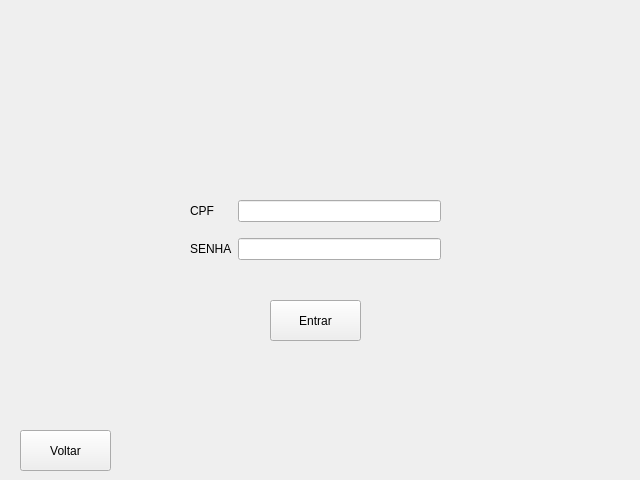
<?xml version="1.0" encoding="UTF-8"?>
<ui version="4.0">
 <class>MainWindow</class>
 <widget class="QMainWindow" name="MainWindow">
  <property name="geometry">
   <rect>
    <x>0</x>
    <y>0</y>
    <width>640</width>
    <height>480</height>
   </rect>
  </property>
  <property name="windowTitle">
   <string>Login</string>
  </property>
  <property name="animated">
   <bool>true</bool>
  </property>
  <widget class="QWidget" name="centralwidget">
   <widget class="QPushButton" name="pushButton">
    <property name="geometry">
     <rect>
      <x>270</x>
      <y>300</y>
      <width>91</width>
      <height>41</height>
     </rect>
    </property>
    <property name="text">
     <string>Entrar</string>
    </property>
   </widget>
   <widget class="QPushButton" name="pushButton_2">
    <property name="geometry">
     <rect>
      <x>20</x>
      <y>430</y>
      <width>91</width>
      <height>41</height>
     </rect>
    </property>
    <property name="text">
     <string>Voltar</string>
    </property>
   </widget>
   <widget class="QWidget" name="">
    <property name="geometry">
     <rect>
      <x>190</x>
      <y>190</y>
      <width>251</width>
      <height>81</height>
     </rect>
    </property>
    <layout class="QGridLayout" name="gridLayout">
     <item row="1" column="0">
      <widget class="QLabel" name="label_2">
       <property name="text">
        <string>SENHA</string>
       </property>
      </widget>
     </item>
     <item row="1" column="1">
      <widget class="QLineEdit" name="lineEdit_2"/>
     </item>
     <item row="0" column="0">
      <widget class="QLabel" name="label">
       <property name="text">
        <string>CPF</string>
       </property>
      </widget>
     </item>
     <item row="0" column="1">
      <widget class="QLineEdit" name="lineEdit"/>
     </item>
    </layout>
   </widget>
  </widget>
 </widget>
 <resources/>
 <connections/>
</ui>
